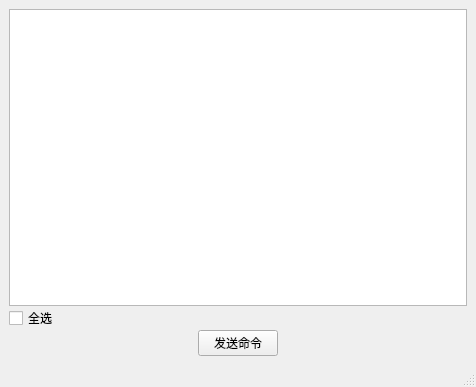
<?xml version="1.0" encoding="UTF-8"?>
<ui version="4.0">
 <class>MainWindow</class>
 <widget class="QMainWindow" name="MainWindow">
  <property name="geometry">
   <rect>
    <x>0</x>
    <y>0</y>
    <width>476</width>
    <height>387</height>
   </rect>
  </property>
  <property name="windowTitle">
   <string>MainWindow</string>
  </property>
  <widget class="QWidget" name="centralwidget">
   <layout class="QVBoxLayout" name="verticalLayout_2">
    <property name="spacing">
     <number>0</number>
    </property>
    <item>
     <widget class="QWidget" name="widget" native="true">
      <layout class="QVBoxLayout" name="verticalLayout">
       <property name="spacing">
        <number>0</number>
       </property>
       <property name="leftMargin">
        <number>0</number>
       </property>
       <property name="topMargin">
        <number>0</number>
       </property>
       <property name="rightMargin">
        <number>0</number>
       </property>
       <property name="bottomMargin">
        <number>0</number>
       </property>
       <item>
        <widget class="QListWidget" name="listWidget"/>
       </item>
       <item>
        <widget class="QCheckBox" name="checkBox">
         <property name="text">
          <string>全选</string>
         </property>
        </widget>
       </item>
      </layout>
     </widget>
    </item>
    <item>
     <widget class="QWidget" name="widget_2" native="true">
      <property name="sizePolicy">
       <sizepolicy hsizetype="Preferred" vsizetype="Fixed">
        <horstretch>0</horstretch>
        <verstretch>0</verstretch>
       </sizepolicy>
      </property>
      <layout class="QHBoxLayout" name="horizontalLayout">
       <property name="spacing">
        <number>0</number>
       </property>
       <property name="leftMargin">
        <number>0</number>
       </property>
       <property name="topMargin">
        <number>0</number>
       </property>
       <property name="rightMargin">
        <number>0</number>
       </property>
       <property name="bottomMargin">
        <number>0</number>
       </property>
       <item alignment="Qt::AlignHCenter">
        <widget class="QPushButton" name="pushButton">
         <property name="text">
          <string>发送命令</string>
         </property>
        </widget>
       </item>
      </layout>
     </widget>
    </item>
   </layout>
  </widget>
  <widget class="QMenuBar" name="menubar">
   <property name="geometry">
    <rect>
     <x>0</x>
     <y>0</y>
     <width>476</width>
     <height>21</height>
    </rect>
   </property>
  </widget>
  <widget class="QStatusBar" name="statusbar"/>
 </widget>
 <resources/>
 <connections/>
</ui>
